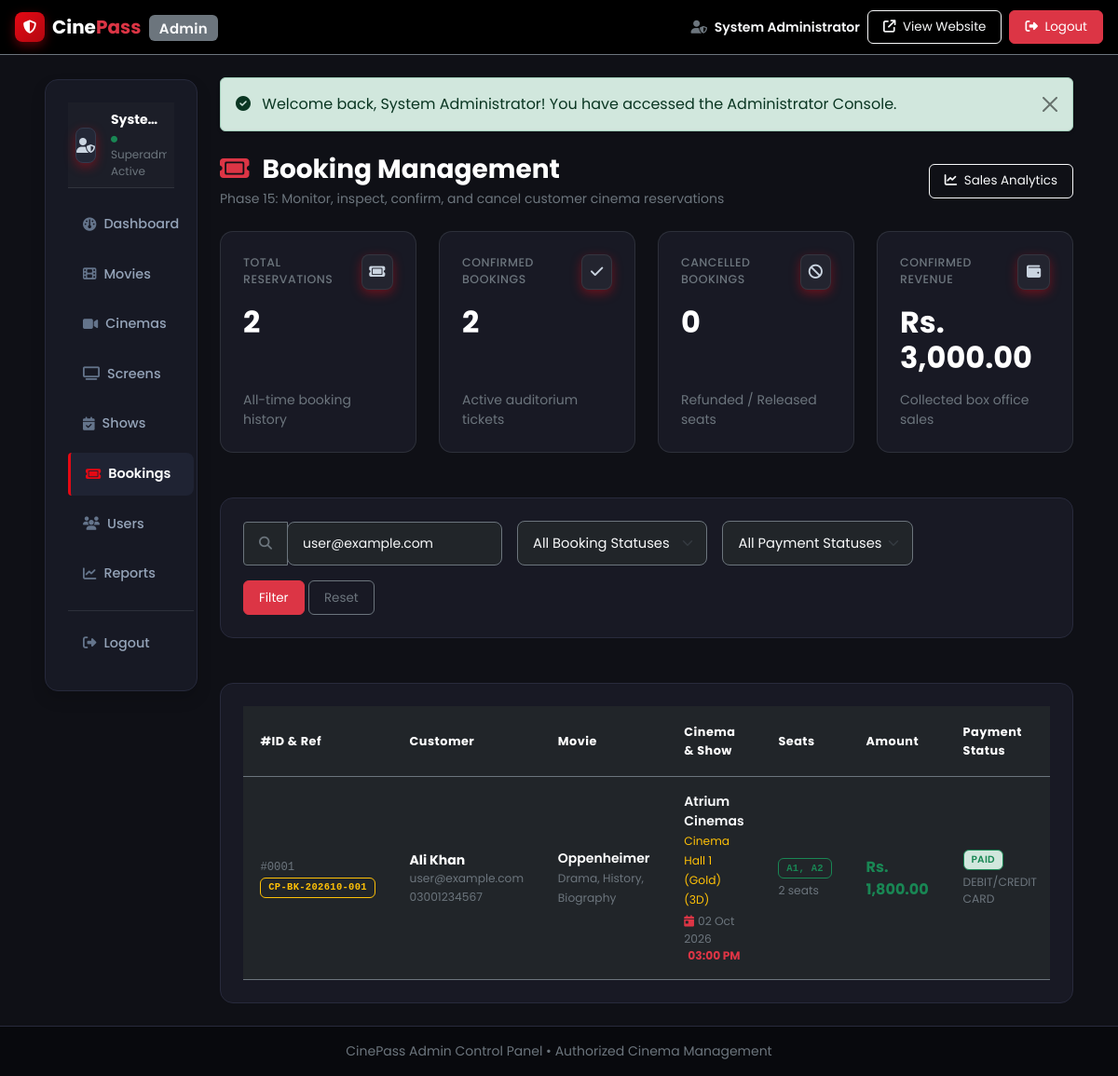
Page /admin/bookings.php?search=user@example.com (signed in) on the committed database.
### tables this page shows
CREATE TABLE `bookings` (
    `id` INT AUTO_INCREMENT PRIMARY KEY,
    `booking_code` VARCHAR(30) NOT NULL UNIQUE,  
    `user_id` INT NOT NULL,
    `show_id` INT NOT NULL,
    `total_seats` INT NOT NULL DEFAULT 1,
    `total_amount` DECIMAL(10, 2) NOT NULL,
    `booking_status` ENUM('pending', 'confirmed', 'cancelled') DEFAULT 'confirmed',
    `booking_date` TIMESTAMP DEFAULT CURRENT_TIMESTAMP,
    CONSTRAINT `fk_bookings_user`
        FOREIGN KEY (`user_id`) REFERENCES `users`(`id`)
        ON DELETE CASCADE ON UPDATE CASCADE,
    CONSTRAINT `fk_bookings_show`
        FOREIGN KEY (`show_id`) REFERENCES `shows`(`id`)
        ON DELETE CASCADE ON UPDATE CASCADE,
    INDEX `idx_bookings_user` (`user_id`),
    INDEX `idx_bookings_show` (`show_id`)
);

CREATE TABLE `users` (
    `id` INT AUTO_INCREMENT PRIMARY KEY,
    `full_name` VARCHAR(100) NOT NULL,
    `email` VARCHAR(150) NOT NULL UNIQUE,
    `phone` VARCHAR(25) NOT NULL,
    `password` VARCHAR(255) NOT NULL,
    `status` ENUM('active', 'inactive') DEFAULT 'active',
    `created_at` TIMESTAMP DEFAULT CURRENT_TIMESTAMP,
    `updated_at` TIMESTAMP DEFAULT CURRENT_TIMESTAMP ON UPDATE CURRENT_TIMESTAMP,
    INDEX `idx_users_email` (`email`)
);

CREATE TABLE `movies` (
    `id` INT AUTO_INCREMENT PRIMARY KEY,
    `title` VARCHAR(200) NOT NULL,
    `description` TEXT NOT NULL,
    `genre` VARCHAR(100) NOT NULL,
    `language` VARCHAR(50) NOT NULL DEFAULT 'English',
    `duration_minutes` INT NOT NULL,
    `release_date` DATE NOT NULL,
    `rating` DECIMAL(3, 1) DEFAULT 8.0,
    `poster_image` VARCHAR(255) NULL,
    `trailer_url` VARCHAR(255) NULL,
    `status` ENUM('now_showing', 'upcoming', 'archived') DEFAULT 'now_showing',
    `created_at` TIMESTAMP DEFAULT CURRENT_TIMESTAMP,
    INDEX `idx_movies_status` (`status`)
);

CREATE TABLE `cinemas` (
    `id` INT AUTO_INCREMENT PRIMARY KEY,
    `name` VARCHAR(150) NOT NULL,
    `city` VARCHAR(100) NOT NULL DEFAULT 'Karachi',
    `location` TEXT NOT NULL,
    `contact_number` VARCHAR(30) NOT NULL,
    `email` VARCHAR(150) NULL,
    `created_at` TIMESTAMP DEFAULT CURRENT_TIMESTAMP
);

CREATE TABLE `screens` (
    `id` INT AUTO_INCREMENT PRIMARY KEY,
    `cinema_id` INT NOT NULL,
    `screen_name` VARCHAR(100) NOT NULL,  
    `screen_type` ENUM('2D', '3D', 'IMAX', '4DX') DEFAULT '2D',
    `total_seats` INT NOT NULL DEFAULT 60,
    `rows_count` INT NOT NULL DEFAULT 6,
    `cols_count` INT NOT NULL DEFAULT 10,
    `created_at` TIMESTAMP DEFAULT CURRENT_TIMESTAMP,
    CONSTRAINT `fk_screens_cinema`
        FOREIGN KEY (`cinema_id`) REFERENCES `cinemas`(`id`)
        ON DELETE CASCADE ON UPDATE CASCADE,
    INDEX `idx_screens_cinema_id` (`cinema_id`)
);

CREATE TABLE `shows` (
    `id` INT AUTO_INCREMENT PRIMARY KEY,
    `movie_id` INT NOT NULL,
    `cinema_id` INT NOT NULL,
    `screen_id` INT NOT NULL,
    `show_date` DATE NOT NULL,
    `start_time` TIME NOT NULL,
    `end_time` TIME NOT NULL,
    `ticket_price` DECIMAL(10, 2) NOT NULL DEFAULT 800.00,
    `status` ENUM('scheduled', 'ongoing', 'completed', 'cancelled') DEFAULT 'scheduled',
    `created_at` TIMESTAMP DEFAULT CURRENT_TIMESTAMP,
    CONSTRAINT `fk_shows_movie`
        FOREIGN KEY (`movie_id`) REFERENCES `movies`(`id`)
        ON DELETE CASCADE ON UPDATE CASCADE,
    CONSTRAINT `fk_shows_cinema`
        FOREIGN KEY (`cinema_id`) REFERENCES `cinemas`(`id`)
        ON DELETE CASCADE ON UPDATE CASCADE,
    CONSTRAINT `fk_shows_screen`
        FOREIGN KEY (`screen_id`) REFERENCES `screens`(`id`)
        ON DELETE CASCADE ON UPDATE CASCADE,
    INDEX `idx_shows_date_status` (`show_date`, `status`)
);

CREATE TABLE `payments` (
    `id` INT AUTO_INCREMENT PRIMARY KEY,
    `booking_id` INT NOT NULL UNIQUE,
    `user_id` INT NOT NULL,
    `payment_method` ENUM('Cash', 'Debit/Credit Card', 'EasyPaisa', 'JazzCash') DEFAULT 'Cash',
    `transaction_id` VARCHAR(100) NOT NULL UNIQUE,
    `amount` DECIMAL(10, 2) NOT NULL,
    `payment_status` ENUM('pending', 'completed', 'failed', 'refunded') DEFAULT 'completed',
    `payment_date` TIMESTAMP DEFAULT CURRENT_TIMESTAMP,
    CONSTRAINT `fk_payments_booking`
        FOREIGN KEY (`booking_id`) REFERENCES `bookings`(`id`)
        ON DELETE CASCADE ON UPDATE CASCADE,
    CONSTRAINT `fk_payments_user`
        FOREIGN KEY (`user_id`) REFERENCES `users`(`id`)
        ON DELETE CASCADE ON UPDATE CASCADE,
    INDEX `idx_payments_booking` (`booking_id`),
    INDEX `idx_payments_user` (`user_id`)
);

### admin/bookings.php (the view, shortened to what the rows shown need)
<?php
require_once __DIR__ . '/../config/db.php';
require_once __DIR__ . '/../includes/functions.php';
$search        = trim($_GET['search'] ?? '');
$bookings          = [];
$status = checkDBStatus();
if ($status['status']) {
    try {
        $db = getDB();
$query = "
            SELECT
                b.*,
                u.full_name AS customer_name,
                u.email AS customer_email,
                u.phone AS customer_phone,
                m.title AS movie_title,
                m.poster_image,
                m.genre,
                m.duration_minutes,
                m.rating,
                s.show_date,
                s.start_time,
                s.end_time,
                s.ticket_price,
                c.name AS cinema_name,
                c.city AS cinema_city,
                scr.screen_name,
                scr.screen_type,
                p.payment_method,
                p.payment_status,
                p.transaction_id,
                p.amount AS payment_amount,
                GROUP_CONCAT(st.seat_number ORDER BY st.seat_row ASC, st.seat_column ASC SEPARATOR ', ') AS seat_numbers
            FROM bookings b
            LEFT JOIN users u ON b.user_id = u.id
            LEFT JOIN shows s ON b.show_id = s.id
            LEFT JOIN movies m ON s.movie_id = m.id
            LEFT JOIN cinemas c ON s.cinema_id = c.id
            LEFT JOIN screens scr ON s.screen_id = scr.id
            LEFT JOIN payments p ON b.id = p.booking_id
            LEFT JOIN booking_seats bs ON b.id = bs.booking_id
            LEFT JOIN seats st ON bs.seat_id = st.id
            WHERE 1=1
        ";
        $params = [];
if (!empty($search)) {
            $query .= " AND (b.booking_code LIKE ? OR u.full_name LIKE ? OR u.email LIKE ? OR m.title LIKE ?)";
            $searchTerm = "%{$search}%";
            $params[] = $searchTerm;
            $params[] = $searchTerm;
            $params[] = $searchTerm;
            $params[] = $searchTerm;
        }
        $query .= " GROUP BY b.id ORDER BY b.id DESC";
        $stmt = $db->prepare($query);
        $stmt->execute($params);
        $bookings = $stmt->fetchAll();
    } catch (Exception $e) {
        $bookings = [];
    }
}
require_once __DIR__ . '/includes/header.php';
?>
<div class="container-fluid py-4 px-lg-5 flex-grow-1">
    <div class="row g-4">
        <div class="col-lg-9 col-xl-10">
            <div class="cine-card p-4">
                <?php if (!empty($bookings)): ?>
                    <div class="table-responsive">
                        <table class="table table-dark table-hover align-middle mb-0 small">
                            <thead>
                                <tr class="text-secondary border-secondary">
                                    <th>#ID & Ref</th>
                                    <th>Customer</th>
                                    <th>Movie</th>
                                    <th>Cinema & Show</th>
                                    <th>Seats</th>
                                    <th>Amount</th>
                                    <th>Payment Status</th>
                                </tr>
                            </thead>
                            <tbody>
                                <?php foreach ($bookings as $b): ?>
                                    <tr class="border-secondary">
                                        <td>
                                            <div class="font-monospace text-secondary small">#<?= str_pad($b['id'], 4, '0', STR_PAD_LEFT) ?></div>
                                            <span class="badge bg-dark border border-warning text-warning font-monospace">
                                                <?= htmlspecialchars($b['booking_code']) ?>
                                            </span>
                                        </td>
                                        <td>
                                            <div class="text-white fw-bold"><?= htmlspecialchars($b['customer_name'] ?? 'Guest Customer') ?></div>
                                            <small class="text-secondary d-block"><?= htmlspecialchars($b['customer_email'] ?? '') ?></small>
                                            <small class="text-secondary"><?= htmlspecialchars($b['customer_phone'] ?? '') ?></small>
                                        </td>
                                        <td>
                                            <div class="d-flex align-items-center gap-2">
                                                <div>
                                                    <div class="text-white fw-semibold"><?= htmlspecialchars($b['movie_title']) ?></div>
                                                    <small class="text-secondary"><?= htmlspecialchars($b['genre']) ?></small>
                                                </div>
                                            </div>
                                        </td>
                                        <td>
                                            <div class="text-light fw-semibold"><?= htmlspecialchars($b['cinema_name']) ?></div>
                                            <small class="text-warning"><?= htmlspecialchars($b['screen_name']) ?> (<?= htmlspecialchars($b['screen_type']) ?>)</small>
                                            <div class="text-secondary small mt-1">
                                                <i class="fa-solid fa-calendar-day text-danger me-1"></i><?= date('d M Y', strtotime($b['show_date'])) ?>
                                                <span class="text-danger fw-bold ms-1"><?= date('h:i A', strtotime($b['start_time'])) ?></span>
                                            </div>
                                        </td>
                                        <td>
                                            <span class="badge bg-dark border border-success text-success font-monospace">
                                                <?= htmlspecialchars($b['seat_numbers'] ?? 'N/A') ?>
                                            </span>
                                            <small class="text-secondary d-block mt-1"><?= (int)$b['total_seats'] ?> seat<?= (int)$b['total_seats'] > 1 ? 's' : '' ?></small>
                                        </td>
                                        <td>
                                            <div class="text-success fw-bold fs-6">
                                                <?= formatPrice($b['total_amount']) ?>
                                            </div>
                                        </td>
                                        <td>
                                            <?php if ($b['payment_status'] === 'completed'): ?>
                                                <span class="badge bg-success-subtle text-success border border-success">PAID</span>
                                            <?php elseif ($b['payment_status'] === 'refunded'): ?>
                                                <span class="badge bg-danger-subtle text-danger border border-danger">REFUNDED</span>
                                            <?php else: ?>
                                                <span class="badge bg-warning-subtle text-warning border border-warning">PENDING</span>
                                            <?php endif; ?>
                                            <small class="text-secondary d-block mt-1 text-uppercase">
                                                <?= htmlspecialchars($b['payment_method'] ?? 'Online') ?>
                                            </small>
                                        </td>
                                    </tr>
                                <?php endforeach; ?>
                            </tbody>
                        </table>
                    </div>
                <?php endif; ?>
            </div>
        </div>
    </div>
</div>
<?php require_once __DIR__ . '/includes/footer.php'; ?>

### rows in the picture
bookings: id "0001", booking_code "CP-BK-202610-001", user.full_name "Ali Khan", user.email "user@example.com", user.phone "03001234567", movies.title "Oppenheimer", movies.genre "Drama, History, Biography", cinemas.name "Atrium Cinemas", screens.screen_name "Cinema Hall 1 (Gold)", screens.screen_type "3D", show.show_date "02 Oct 2026", show.start_time "03:00 PM", seat_numbers "A1, A2", total_seats "2", total_amount "Rs. 1,800.00", payments.payment_method "DEBIT/CREDIT CARD"

### other values in the picture
$_SESSION['admin_name'] "System Administrator"
$_SESSION['admin_name'] "Syste…"
$flashAdminSuccess['message'] "Welcome back, System Administrator! You have accessed the Administrator Console."
$totalBookingsCount "2"
$confirmedCount "2"
$cancelledCount "0"
formatPrice($totalRevenue) "Rs. 3,000.00"
